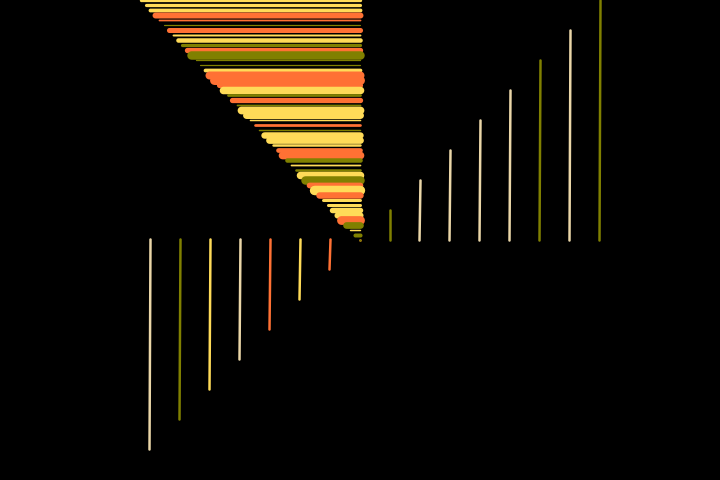
Frame 1 (no input)
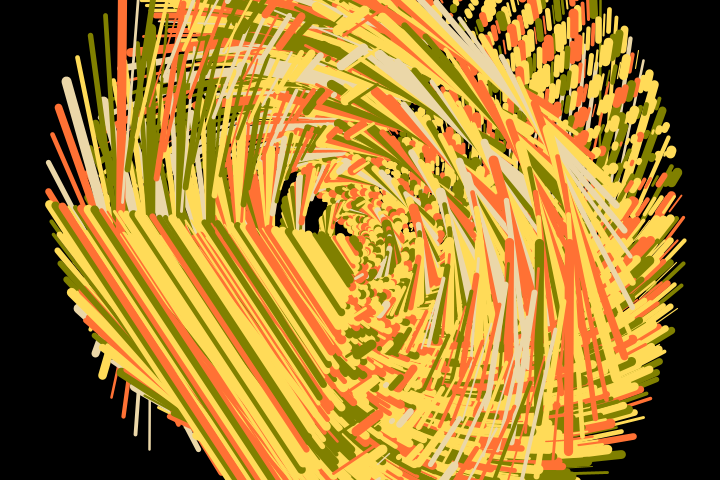
Frame 60 (the mouse pressed at the canvas centre just before this capture)
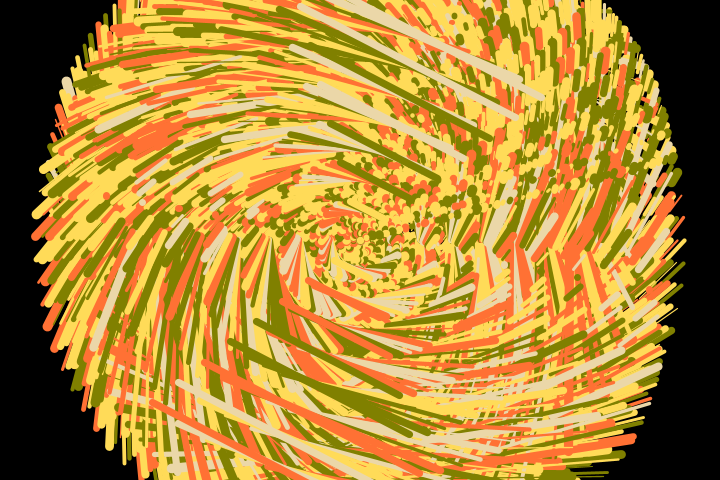
Frame 120 (the mouse held since frame 60 and released just before this capture)

The Processing sketch that drew these frames (run headless with seeded random() and noise(); from frame 60 on, the mouse is pressed at the canvas centre):

// Processing sketch: pat_0_1
// ── pat_0_1.pde
//made by Anna-Lina Helsen based on Stan's Pattern 1

//PLEASE DON'T PAINT OVER THE PATTERN WITH BACKGROUND!
// ADD PUSH AND POP! 

float angleLines = 0;
float bezier = 2;
float speedLines = 0.07; //OG 0.07

void setup() {
  size(720, 480);
  background(0);
  stroke(255);
}

//define the colours 
color color1 = color(255, 113, 52); //colour 1 from spreadsheet ORANGE
color color2 = color(235, 215, 168); //colour 2 from spreadsheet BEIGE
color color3 = color(128, 128, 0); //colour 3 from spreadsheet GREEN
color color4 = color(255, 219, 88); //colour 4 from spreadsheet YELLOW


void draw() {
  //background(128, 128, 20);
  translate(width/2, height/2); //OG 2 and 2
  rotate(angleLines);
  //bezier(15,10,150,60,80,90,110,230);
  
  // Draw moving lines with randomized colors
  for (float y = -height/2; y < height/200; y += 5) {
    float x1 = sin(angleLines) * y;
    float x2 = sin(bezier) * y;
    
/*
  for (float y = -height/2; y < height/2; y += 330) {
    float x1 = sin(angleLines) * y;
    float x2 = cos(angleLines) * y;
    */ 
    
    // Generate a random index to choose a color
    int colorIndex = int(random(4));
    
    // Assign colors based on the random index
    if (colorIndex == 0) {
      stroke(128, 128, 0); // Yellowish color
    } else if (colorIndex == 1) {
      stroke(255, 113, 52); // Orange color
    } else {
      stroke(255, 219, 88); // Light yellow color
    }
    
     // Generate a random thickness value between 1 and 5
    float thickness = random(1, 10);
    strokeWeight(thickness);
    
    line(x1, y, x2, y);
  }
  
  // Draw second set of rotating lines with randomized colors
  rotate(HALF_PI);
  for (float y = -height/2; y < height/2; y += 30) {
    float x1 = sin(angleLines) * y;
    float x2 = cos(angleLines) * y;
    

    // Generate a random index to choose a color
    int colorIndex = int(random(4));
    
    // Assign colors based on the random index
    if (colorIndex == 0) {
      stroke(128, 128, 0); // GREEN
    } else if (colorIndex == 1) {
      stroke(255, 113, 52); // ORANGE
    } else if (colorIndex == 2) {
      stroke(235, 215, 168); // BEIGE
    } else {
      stroke(255, 219, 88); // YELLOW
    }
    
      
    line(x1, y, x2, y);
  }
  
  angleLines += speedLines;
}
